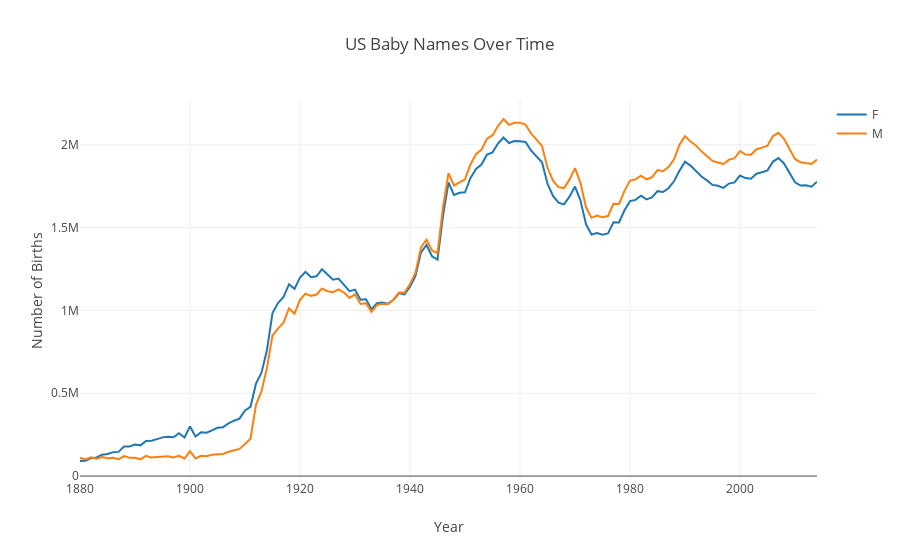

This figure's notebook cell:
### Code cell
iplot(fig)

### Figure 1 — Plotly figure (JSON) as saved in the notebook; plotly's stock layout.template omitted (floating-point values rounded to 4 significant figures; data arrays with more than 128 entries replaced by an {"elided": "..."} marker saying what was removed)
{"data": [{"name": "F", "type": "scatter", "uid": "628c1aa6-94f4-11e8-acf7-a45e60f26735", "x": {"elided": "135 int values"}, "y": {"elided": "135 int values"}}, {"name": "M", "type": "scatter", "uid": "628e556e-94f4-11e8-acfd-a45e60f26735", "x": {"elided": "135 int values"}, "y": {"elided": "135 int values"}}], "layout": {"title": "US Baby Names Over Time", "xaxis": {"title": "Year"}, "yaxis": {"title": "Number of Births"}}}
